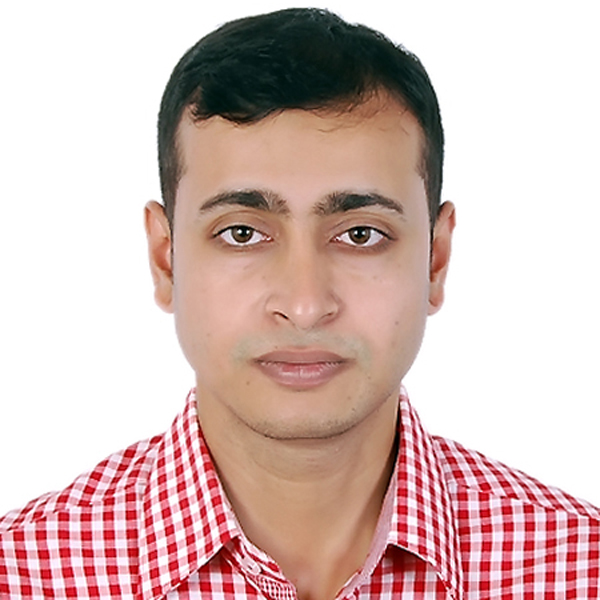
#> input picture face_recognition_dlib/examples/480.jpg, 600 x 600 px
$ python -i preprocessor.py   (imports and definitions only)   (older library calls are emulated)
#> lines starting #> are read from the running program, lines starting #| are printed output that depends on the picture
#> further down, picture is the input picture: shape (600, 600, 3); mean B, G, R 182.5, 186.5, 213.4
import cv2
import numpy as np
from skimage import transform as trans


def parse_lst_line(line):
    '''
    Helper function for line parsing
    '''
    vec = line.strip().split("\t")
    assert len(vec) >= 3
    aligned = int(vec[0])
    image_path = vec[1]
    label = int(vec[2])
    bbox = None
    landmark = None
    if len(vec) > 3:
        bbox = np.zeros((4,), dtype=np.int32)
        for i in range(3, 7):
            bbox[i - 3] = int(vec[i])
        landmark = None
        if len(vec) > 7:
            _l = []
            for i in range(7, 17):
                _l.append(float(vec[i]))
            landmark = np.array(_l).reshape((2, 5)).T
    return image_path, label, bbox, landmark, aligned


def read_image(img_path, **kwargs):
    '''
    Read and transpose input image
    '''
    mode = kwargs.get('mode', 'rgb')
    layout = kwargs.get('layout', 'HWC')
    # Read image (transpose if necessary)
    if mode == 'gray':
        img = cv2.imread(img_path, cv2.CV_LOAD_IMAGE_GRAYSCALE)
    else:
        img = cv2.imread(img_path, cv2.CV_LOAD_IMAGE_COLOR)
        if mode == 'rgb':
            img = img[..., ::-1]
        if layout == 'CHW':
            img = np.transpose(img, (2, 0, 1))
    return img


def preprocess(img, bbox=None, landmark=None, image_size=(112,112), **kwargs):
    '''
    Preprocess input image - returns aligned face images
    '''
#> called with image_size = (112, 112)
    M = None
    if landmark is not None:
        assert landmark.shape[0] == 68 or landmark.shape[0] == 5
        assert landmark.shape[1] == 2
        assert len(image_size) == 2
        src = np.array([
            [30.2946, 51.6963],
            [65.5318, 51.5014],
            [48.0252, 71.7366],
            [33.5493, 92.3655],
            [62.7299, 92.2041]], dtype=np.float32)
        if image_size[1] == 112:
            src[:, 0] += 8.0
        dst = landmark#.astype(np.float32)

        tform = trans.SimilarityTransform()
        tform.estimate(dst, src)
        M = tform.params[0:2, :]
        warped = cv2.warpAffine(img, M, (image_size[1], image_size[0]), borderValue=0.0)

        return warped

    # If no landmark points available, do alignment using bounding box. If no bounding box available use center crop
    if M is None:
        if bbox is None:  # use center crop
            det = np.zeros(4, dtype=np.int32)
            det[0] = int(img.shape[1] * 0.0625)
            det[1] = int(img.shape[0] * 0.0625)
            det[2] = img.shape[1] - det[0]
            det[3] = img.shape[0] - det[1]
        else:
            det = bbox
        margin = kwargs.get('margin', 44)
        bb = np.zeros(4, dtype=np.int32)
        bb[0] = np.maximum(det[0] - margin / 2, 0)
        bb[1] = np.maximum(det[1] - margin / 2, 0)
        bb[2] = np.minimum(det[2] + margin / 2, img.shape[1])
        bb[3] = np.minimum(det[3] + margin / 2, img.shape[0])
        ret = img[bb[1]:bb[3], bb[0]:bb[2], :]
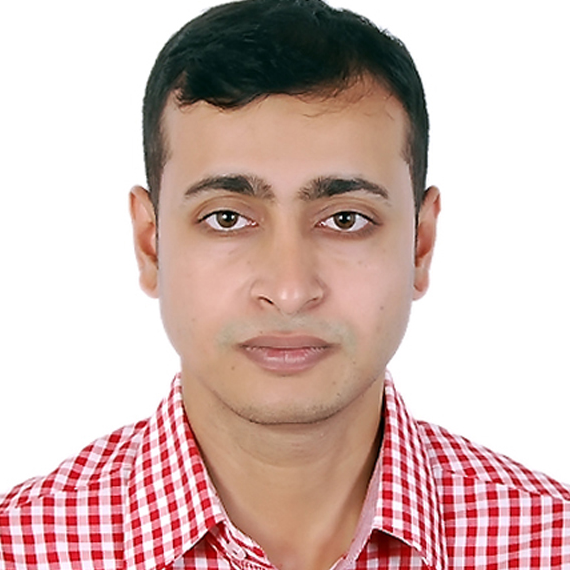
#> ret: shape (570, 570, 3); mean B, G, R 178.9, 183.7, 210.5
        if len(image_size) > 0:
            ret = cv2.resize(ret, (image_size[1], image_size[0]))
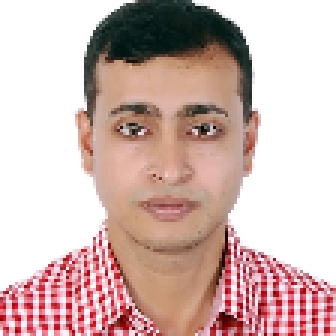
#> ret: shape (112, 112, 3) (shown 3 times larger); mean B, G, R 178.7, 183.5, 210.3
        return ret
    else:  # do align using landmark
        assert len(image_size) == 2

        warped = cv2.warpAffine(img, M, (image_size[1], image_size[0]), borderValue=0.0)

        return warped

>>> import cv2
>>> picture = cv2.imread('../../face_recognition_dlib/examples/480.jpg')
>>> result = preprocess(picture)
